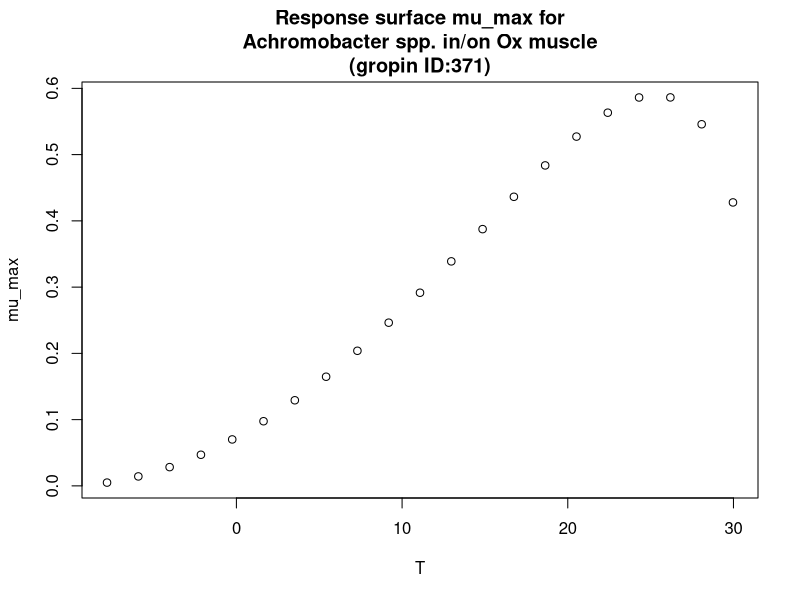

Recreate this plot in R.
#############################
# start of Parameter script
#############################
T <- seq(-7.8078,29.97002997003,length.out=21)
#############################
# end of Parameter script
#############################
############################# 
# start of Model script Gropin ID 371 
#############################
 
# constant coefficients for this model
 
variables <- data.frame(T)
argumentsPar <- expand.grid(variables)
 
# heart of the model
response_surface <- function(T) {
   mumax <-(5.9*(10^-1)*(T-32.4)*((T+10.5)^2))/((25.3+10.5)*((25.3+10.5)*(T-25.3)-(25.3-32.4)*(25.3-10.5-2*T)))

return(mumax=mumax)
} 

# output parameters
mumax <- cbind(argumentsPar,response_surface(argumentsPar['T']))
colnames(mumax) <- c(colnames(argumentsPar),'mumax')
#############################
# End of Model script
#############################
############################# 
# start of Visualisation script Gropin ID 371 
#############################
plot(T,mumax$mumax,
                          xlab='T',
                          ylab='mu_max',main='Response surface mu_max for
Achromobacter spp. in/on Ox muscle
(gropin ID:371)')
#############################
# End of Visualisation script
#############################
